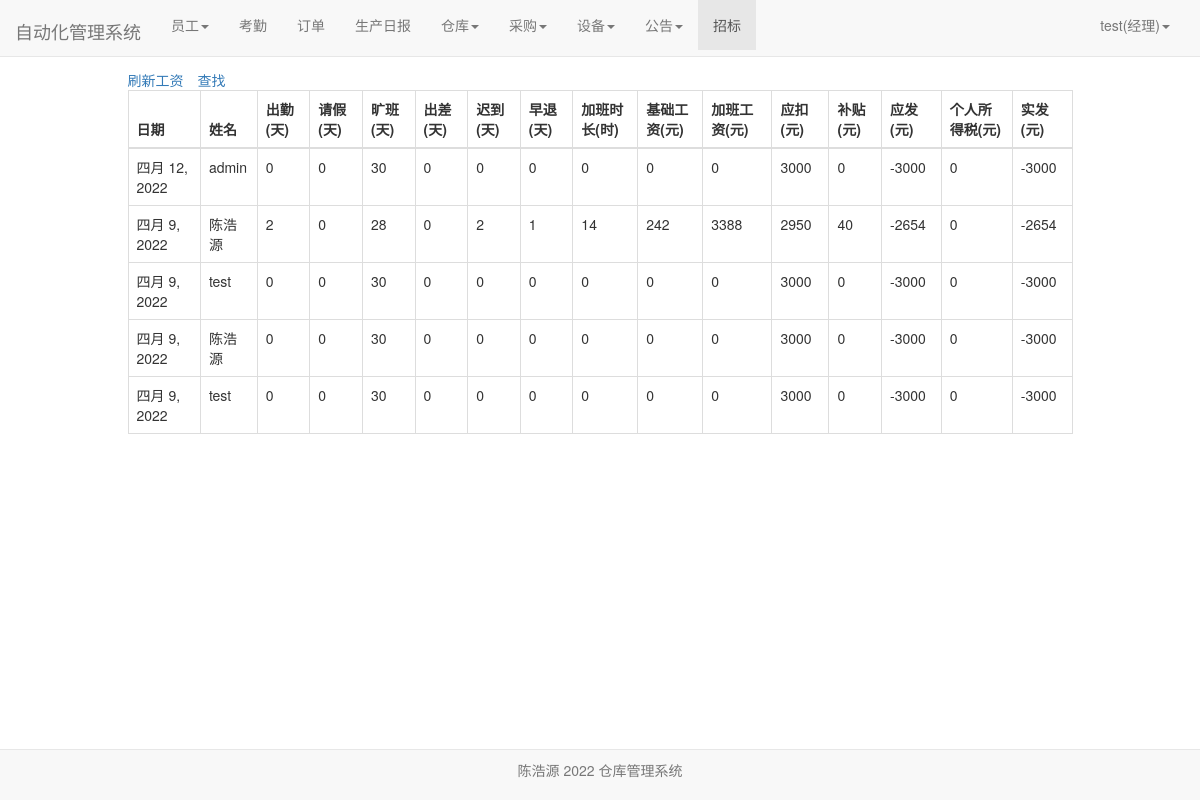
Page /user/salary_lists/ (signed in) on the committed database.
### user/models.py (models this page shows)
class Profile(models.Model):
    user = models.OneToOneField(User, on_delete=models.CASCADE)
    staff_gender = models.CharField(max_length=10, choices=(('male', '男'), ('female', '女')), default='male',
                                    verbose_name='性别')
    staff_age = models.PositiveIntegerField(verbose_name="年龄")
    staff_home = models.CharField(max_length=100, verbose_name="籍贯")
    staff_nationality = models.CharField(max_length=20, verbose_name="民族")  # 民族
    staff_tel = models.BigIntegerField(verbose_name="电话")
    start_time = models.DateField(auto_now_add=True, verbose_name="入职时间")  # 入职时间
    id_card = models.CharField(max_length=20,verbose_name="身份证")  # 身份证号
    staff_type = models.CharField(max_length=100,verbose_name="职位", null=True)  # 职位
    salary_pre_hour = models.IntegerField(verbose_name="时薪")  # 时薪
    class Meta:
        ordering = ['-start_time']

class Salary(models.Model):#工资
    current_time = models.DateField(auto_now_add=True, verbose_name="时间")
    staff_name = models.ForeignKey(User, on_delete=models.CASCADE, verbose_name="姓名")
    attend_days = models.IntegerField(verbose_name="出勤", default=0)
    leave_days = models.IntegerField(verbose_name="请假", default=0)
    absent_days = models.IntegerField(verbose_name="旷班", default=0)
    business_days = models.IntegerField(verbose_name="出差", default=0)
    zaotui_days = models.IntegerField(verbose_name="早退", default=0)
    late_days = models.IntegerField(verbose_name="迟到", default=0)
    overtime = models.IntegerField(verbose_name="加班时长", default=0)
    base_salary = models.IntegerField(verbose_name="基础工资", default=0)
    overtime_salary = models.IntegerField(verbose_name="加班工资", default=0)
    kouchu = models.IntegerField(verbose_name="应扣", default=0)
    allowance = models.IntegerField(verbose_name="补贴", default=0)
    should_pay = models.IntegerField(verbose_name="应发", default=0)
    tax= models.IntegerField(verbose_name="个人所得税", default=0)
    actual_pay = models.IntegerField(verbose_name="实发", default=0)
    class Meta:
        ordering = ['-current_time']

### user/views.py (the view)
# urls.py: path('salary_lists/', views.salary_lists, name='salary_lists'),
def salary_lists(request):
    salary_lists = Salary.objects.all()
    context = {}
    context['salary_lists'] = salary_lists
    return render(request, 'salary_lists.html', context)

### user/models.py (called while the page is built)
def get_staff_type(self):
    if Profile.objects.filter(user=self).exists():
        profile = Profile.objects.get(user=self)
        return profile.staff_type
    else:
        return ''

### user/templates/salary_lists.html (shortened to what this page needs)
{% extends 'base.html' %}
{% if user.is_authenticated %}
                    {% if user_get_staff_type == '经理' %}
                        {% block nav_salary_active %}active{% endblock %}
                    {% else %}
                        {% block nav_salary1_active %}active{% endblock %}
                    {% endif %}
{% endif %}
{% block content %}
    <div class="containter">
        <div class="row">
            <div class="col-xs-10 col-xs-offset-1">
                {% if user.is_authenticated %}
                <table class="table table-bordered table-hover">
                    <span style="margin-right: 1em"><a href="{% url 'caculate_salary' %}">刷新工资</a></span>
                    <a href="{% url 'salary_select' %}">查找</a>
                  <thead>
                    <tr>
                      <th scope="col">日期</th>
                      <th scope="col">姓名</th>
                      <th scope="col">出勤(天)</th>
                      <th scope="col">请假(天)</th>
                      <th scope="col">旷班(天)</th>
                       <th scope="col">出差(天)</th>
                      <th scope="col">迟到(天)</th>
                         <th scope="col">早退(天)</th>
                        <th scope="col">加班时长(时)</th>
                        <th scope="col">基础工资(元)</th>
                        <th scope="col">加班工资(元)</th>
                        <th scope="col">应扣(元)</th>
                        <th scope="col">补贴(元)</th>
                        <th scope="col">应发(元)</th>
                        <th scope="col">个人所得税(元)</th>
                        <th scope="col">实发(元)</th>
                    </tr>
                  </thead>
                  <tbody>
                  {%for salary_list in salary_lists%}
                    <tr>
                      <td>{{salary_list.current_time}}</td>
                      <td>{{salary_list.staff_name}}</td>
                      <td>{{salary_list.attend_days}}</td>
                      <td>{{salary_list.leave_days}}</td>
                      <td>{{salary_list.absent_days}}</td>
                        <td>{{salary_list.business_days}}</td>
                        <td>{{salary_list.late_days}}</td>
                        <td>{{salary_list.zaotui_days}}</td>
                        <td>{{salary_list.overtime}}</td>
                        <td>{{salary_list.base_salary}}</td>
                        <td>{{salary_list.overtime_salary}}</td>
                        <td>{{salary_list.kouchu}}</td>
                        <td>{{salary_list.allowance}}</td>
                        <td>{{salary_list.should_pay}}</td>
                        <td>{{salary_list.tax}}</td>
                        <td>{{salary_list.actual_pay}}</td>
                    </tr>
                  {% endfor %}
                  </tbody>
                </table>
                {% else %}
                    <span>未登录，跳转到首页...</span>
                    <script type="text/javascript">
                        window.location.href = '/';
                    </script>
                {% endif %}
            </div>
        </div>
    </div>
{% endblock %}

### templates/base.html (shortened to what this page needs)
{% load staticfiles %}
<!doctype html>
<html lang="en">
<head>
    <link rel="stylesheet" href="{% static 'base.css' %}">
     <link rel="stylesheet" href="{% static 'home.css' %}">
    <link rel="stylesheet" href="{% static 'bootstrap-3.37/css/bootstrap.min.css' %}">
</head>
<body>
     <div class="navbar navbar-default navbar-fixed-top" role="navigation">
        <div class="container-fluid">
            <div class="navbar-header">
            </div>
        </div>
     </div>
    <nav class="navbar navbar-default navbar-fixed-top">
      <div class="container-fluid">
        <div class="navbar-header">
          <a class="navbar-brand" href="{% url 'home' %}">自动化管理系统</a>
        </div>
          {% if  user.is_authenticated %}
        <div class="collapse navbar-collapse" id="bs-example-navbar-collapse-1">
          <ul class="nav navbar-nav">
              {% if user.get_staff_type == '经理' %}
              <li class="{% block nav_staff_active %}{% endblock %}">
                    <li class="dropdown">
                      <a href="#" class="dropdown-toggle" data-toggle="dropdown" role="button" aria-haspopup="true" aria-expanded="false">员工<span class="caret"></span></a>
                    </li>
                  </li>
                 <li class="{% block nav_attendence_active %}{% endblock %}"><a href="{% url 'attendence_lists'%}">考勤</a></li>
                  <li class="{% block nav_order_active %}{% endblock %}"><a href="{% url 'order_list' %}">订单</a></li>
                  <li class="{% block nav_producediary_active %}{% endblock %}"><a href="{% url 'product_diary' %}">生产日报</a></li>
                   <li class="{% block nav_warehousediary_active %}{% endblock %}">
                    <li class="dropdown">
                      <a href="#" class="dropdown-toggle" data-toggle="dropdown" role="button" aria-haspopup="true" aria-expanded="false">仓库<span class="caret"></span></a>
                    </li>
                  </li>
                  <li class="{% block nav_purchase_active %}{% endblock %}">
                    <li class="dropdown">
                      <a href="#" class="dropdown-toggle" data-toggle="dropdown" role="button" aria-haspopup="true" aria-expanded="false">采购<span class="caret"></span></a>
                    </li>
                  </li>
                  <li class="{% block nav_facility_active %}{% endblock %}">
                    <li class="dropdown">
                      <a href="#" class="dropdown-toggle" data-toggle="dropdown" role="button" aria-haspopup="true" aria-expanded="false">设备<span class="caret"></span></a>
                    </li>
                  </li>
              <li class="{% block nav_notice_active %}{% endblock %}">
                    <li class="dropdown">
                      <a href="#" class="dropdown-toggle" data-toggle="dropdown" role="button" aria-haspopup="true" aria-expanded="false">公告<span class="caret"></span></a>
                    </li>
                  </li>
                  <li class="{% block nav_salary_active %}{% endblock %}"><a href="{% url 'bidding'%}">招标</a></li>
              {%endif%}
          </ul>
        <ul class="nav navbar-nav navbar-right">
            <li class="dropdown">
              <a href="#" class="dropdown-toggle" data-toggle="dropdown" role="button" aria-haspopup="true" aria-expanded="false">
                  {{user.username}}({{user.get_staff_type}})<span class="caret"></span></a>
            </li>
        </ul>
    </div>
          {% else %}
           <ul class="nav navbar-nav navbar-right">
                <li><a href="{% url 'login' %}?from={{ request.get_full_path }}">登录</a></li>
           </ul>
          {% endif %}
      </div>
    </nav>
     <div id="footer" class="container">
    <nav class="navbar navbar-default navbar-fixed-bottom">
        <div class="navbar-inner navbar-content-center">
            <p class="text-muted credit text-center" style="padding: 10px;">
                陈浩源 2022 仓库管理系统
            </p>
        </div>
    </nav>
    {% block content%} {% endblock %}
</body>
</html>

### static/home.css (style rules this page uses)
* { margin: 0; padding: 0; }
body { margin-top: 70px!important; }
ul { list-style-type: none!important; }
ul.navbar-right { margin-right: 0; }
div.navbar-header { font-size: 200%; padding-top: 0.2em; }

### rows in the picture
Salary: current_time "四月 12, 2022", staff_name "admin", attend_days "0", leave_days "0", absent_days "30", business_days "0", late_days "0", zaotui_days "0", overtime "0", base_salary "0", overtime_salary "0", kouchu "3000", allowance "0", should_pay "-3000", tax "0", actual_pay "-3000"
Salary: current_time "四月 9, 2022", staff_name "陈浩源", attend_days "2", leave_days "0", absent_days "28", business_days "0", late_days "2", zaotui_days "1", overtime "14", base_salary "242", overtime_salary "3388", kouchu "2950", allowance "40", should_pay "-2654", tax "0", actual_pay "-2654"
Salary: current_time "四月 9, 2022", staff_name "test", attend_days "0", leave_days "0", absent_days "30", business_days "0", late_days "0", zaotui_days "0", overtime "0", base_salary "0", overtime_salary "0", kouchu "3000", allowance "0", should_pay "-3000", tax "0", actual_pay "-3000"
Salary: current_time "四月 9, 2022", staff_name "陈浩源", attend_days "0", leave_days "0", absent_days "30", business_days "0", late_days "0", zaotui_days "0", overtime "0", base_salary "0", overtime_salary "0", kouchu "3000", allowance "0", should_pay "-3000", tax "0", actual_pay "-3000"
Salary: current_time "四月 9, 2022", staff_name "test", attend_days "0", leave_days "0", absent_days "30", business_days "0", late_days "0", zaotui_days "0", overtime "0", base_salary "0", overtime_salary "0", kouchu "3000", allowance "0", should_pay "-3000", tax "0", actual_pay "-3000"

### other values in the picture
{{ user.username }} "test"
{{ user.get_staff_type }} "经理"
